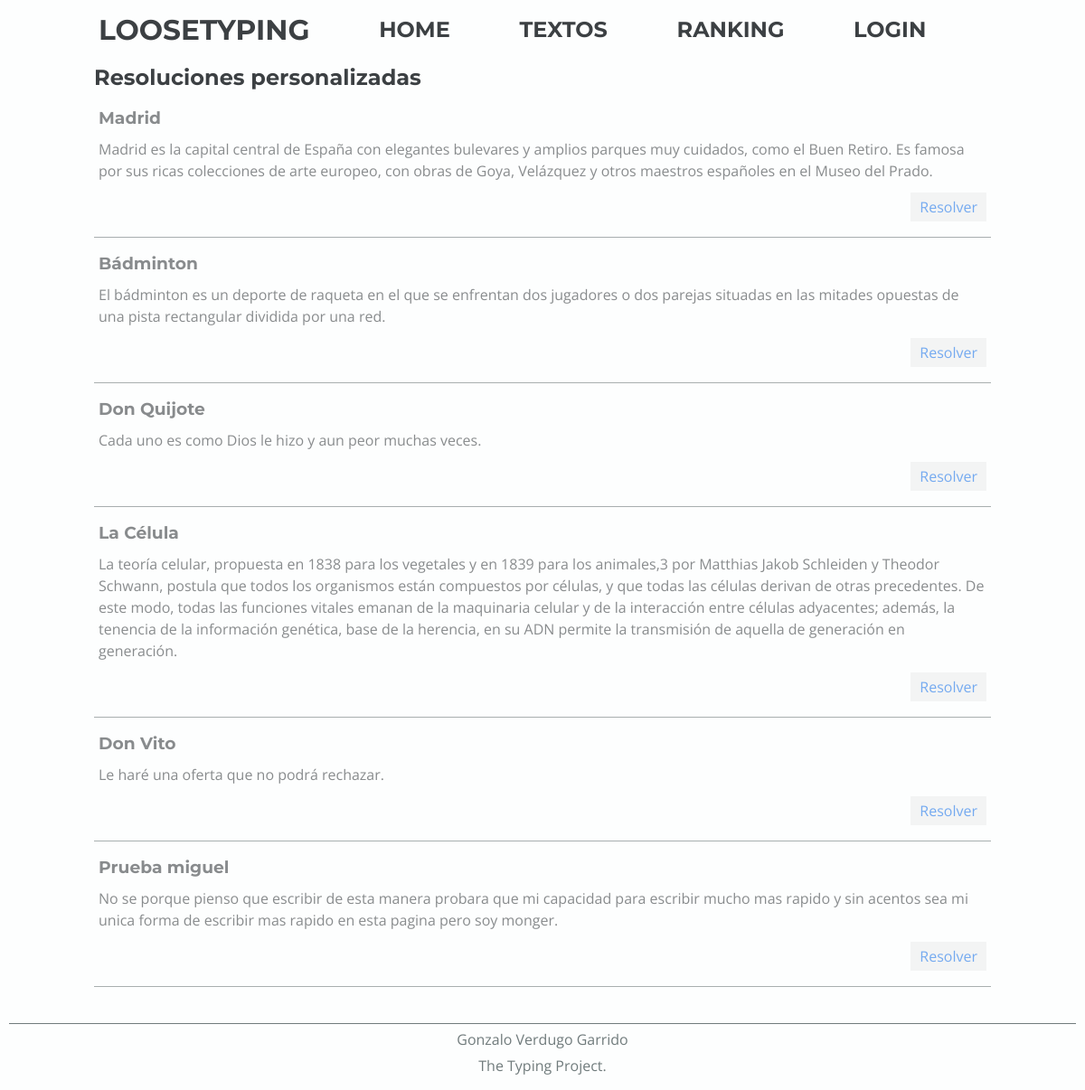
The page /views/custom.php on the database as committed earlier.
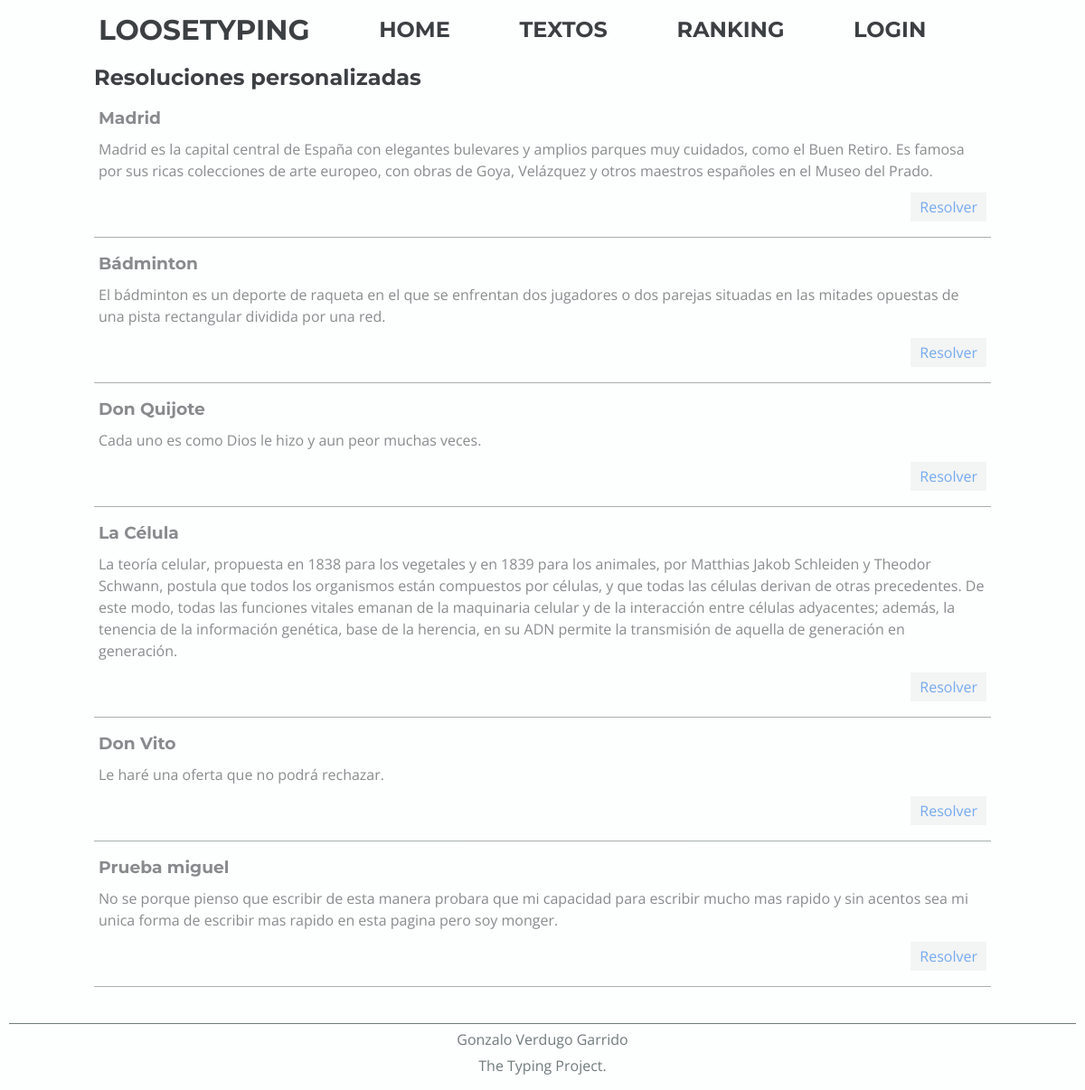
The same page on the database as committed later.
### tables this page shows
CREATE TABLE `textos` (
  `id` int(11) NOT NULL,
  `tit_text` varchar(50) DEFAULT NULL,
  `txt_text` text DEFAULT NULL,
  `lang_text` varchar(50) DEFAULT NULL,
  `id_cat` int(11) DEFAULT NULL,
  `ori_text` varchar(150) DEFAULT NULL,
  `created_at` timestamp NOT NULL DEFAULT current_timestamp() ON UPDATE current_timestamp()
);

### public_html/private/model/dao/daoText.php (called while the page is built, shortened)
<?php
class DaoText
{
    public static function getAllTexts()
    {
        $db= DbConnection::getInstance();
        $query = "SELECT * from textos";
        $commit=$db->prepare($query);
        $commit->execute();
        $arr=$commit->fetchAll();
        return $arr;
    }
}

### public_html/private/model/text.php (the view, shortened to what this page needs)
<?php
include_once('dao/daoText.php');
class Text
{
    private $id;
    private $titText;
    private $txtText;
    public function __construct($id="", $titText="", $txtText="", $lang="", $idCat="", $autorText="", $createdAt="")
    {
        $this->id=$id;
        $this->titText=$titText;
        $this->txtText=$txtText;
    }
    public static function getAllTexts()
    {
        $daoResult = DaoText::getAllTexts();
        $texts = array();
        foreach ($daoResult as $daoText) {
            array_push($texts, new Text($daoText['id'], $daoText['tit_text'], $daoText['txt_text'], $daoText['lang_text'], $daoText['id_cat'], $daoText['ori_text'], $daoText['created_at']));
        }
        return $texts;
    }
    public function imprimirParaResolver()
    {
        $html="";
        $html.=" <div  class='custom-text-container'>";
        $html.=" <h3>{$this->titText}</h3>";
        $html.="<p>{$this->txtText}</p>";
        $html.="<p class='button-text-container'><a class='button' href='../index.php?text={$this->id}'>Resolver</a></p>";
        $html.="</div>";
        return $html;
    }
}

### public_html/views/custom.php (shortened to what this page needs)
<?php
include_once('../private/model/text.php');
$texts = Text::getAllTexts();
?>
<!DOCTYPE html>
<html lang='es' dir='ltr'>
<head>
    <link rel="stylesheet" href="../css/reboot.css">
    <?php include "../includes/general-head.php" ?>
</head>
<body>
    <main>
        <?php include "../includes/nav.php" ?>
        <section>
            <h2><span class="ec ec-gift-heart"></span>
                Resoluciones personalizadas</h2>
            <?php
            foreach ($texts as $text) {
                echo $text->imprimirParaResolver();
            }
            ?>
        </section>
        <?php include "../includes/footer.php" ?>
    </main>
</body>
</html>

Rows that differ between the two databases and show on the page:
changed textos "La Célula": txt_text "…en 1839 para los animales,3 por Matthias Jakob Schleiden…" → "…en 1839 para los animales, por Matthias Jakob Schleiden…"
